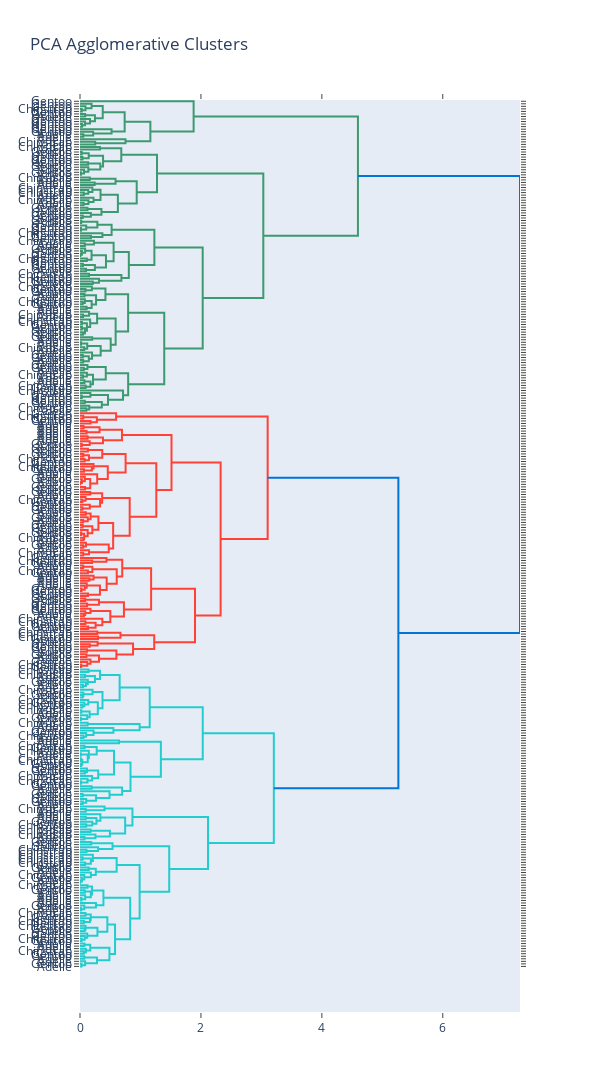

Notebook code cell kept with this figure:
### Code cell
# Agglomerative dendrogram
fig = ff.create_dendrogram(X_pca, orientation='left', labels=df_agg_pca.target_name.values)
fig.update_layout(title='PCA Agglomerative Clusters', width=600, height=3500)
fig.show()
